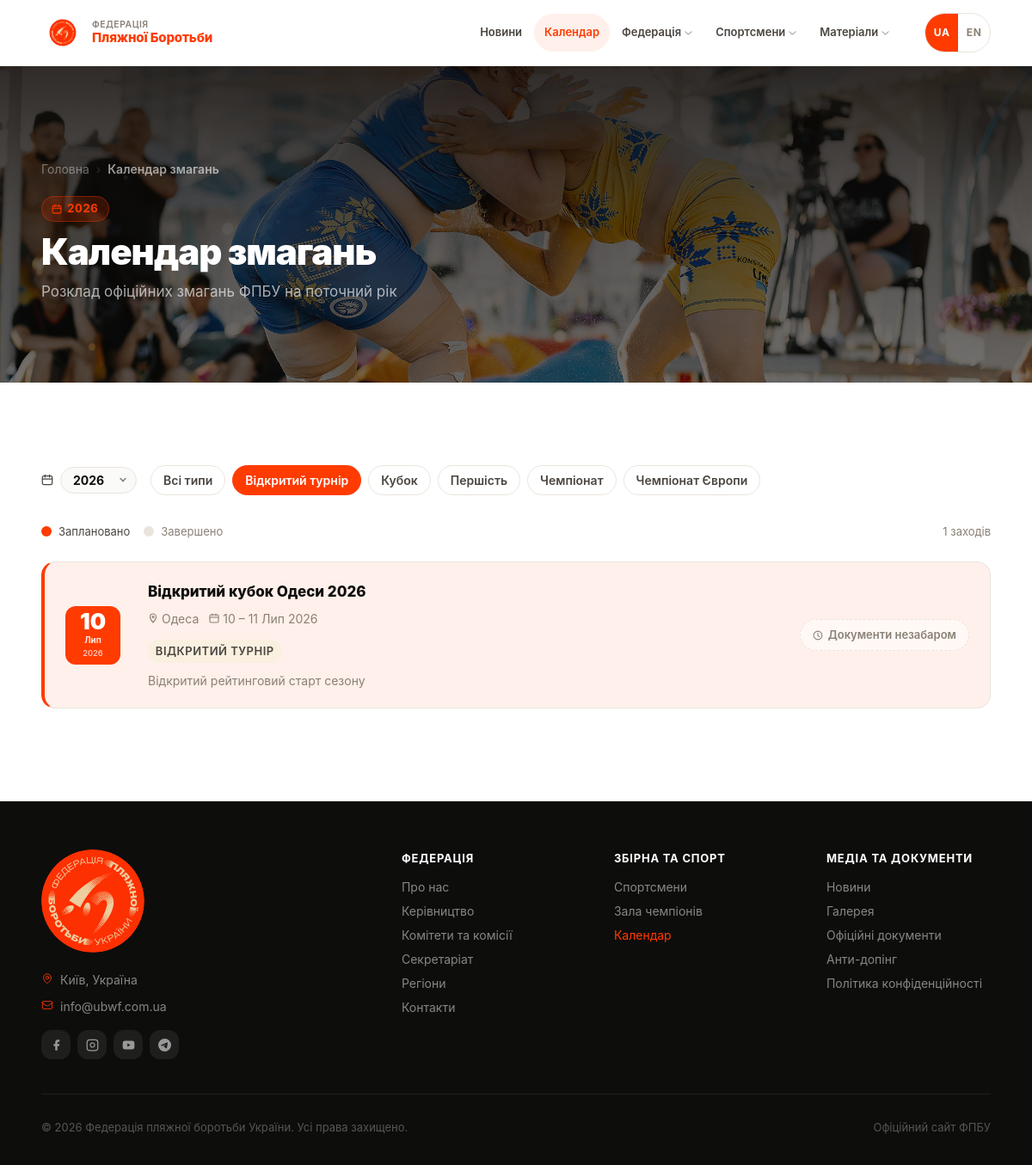
Page /calendar?year=2026&category=Відкритий турнір on the earlier database version.
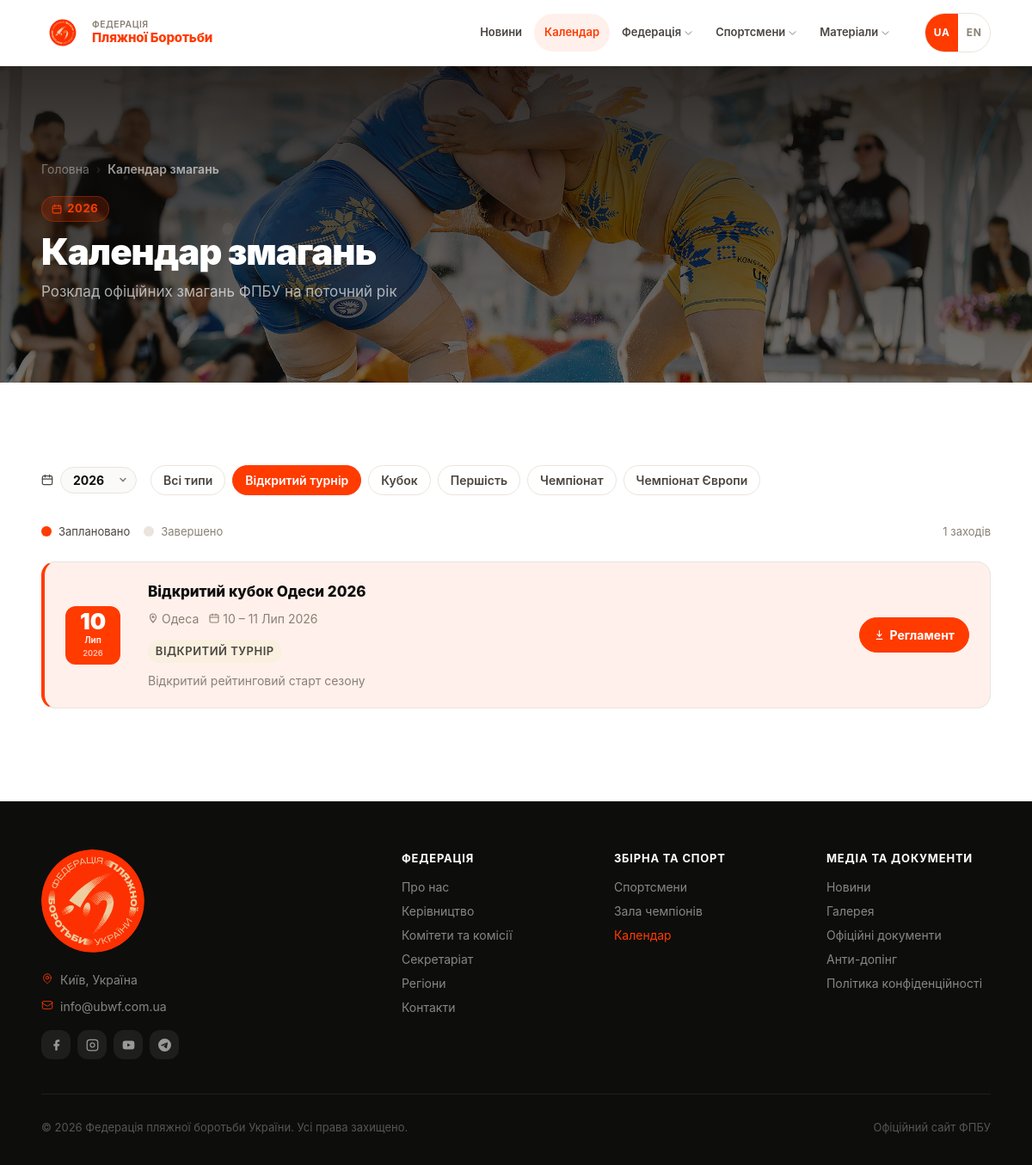
Same page on the later database version.
### tables this page shows
CREATE TABLE events (
        id INTEGER PRIMARY KEY AUTOINCREMENT,
        title TEXT NOT NULL,
        location TEXT,
        start_date TEXT NOT NULL,
        end_date TEXT,
        category TEXT DEFAULT 'Змагання',
        status TEXT DEFAULT 'upcoming',
        description TEXT
    , title_en TEXT, description_en TEXT, year INTEGER, pdf_regulations TEXT, pdf_program TEXT, pdf_protocols TEXT, location_en TEXT, category_en TEXT);

### app.py (the view)
@app.route('/calendar')
def calendar():
    years = db.get_calendar_years()
    if not years:
        years = list(range(datetime.today().year, 2016, -1))
    sel_year     = request.args.get('year', years[0] if years else datetime.today().year, type=int)
    sel_category = request.args.get('category', '')
    page         = request.args.get('page', 1, type=int)
    per_page     = 10
    all_events   = db.get_events_by_year(sel_year)
    categories   = sorted({ev['category'] for ev in all_events if ev['category']})
    categories_en = {}
    for ev in all_events:
        cat = ev['category']
        if cat and cat not in categories_en:
            en = (ev['category_en'] or '').strip()
            if not en or en == cat:
                en = CAT_EN.get(cat, cat)
            categories_en[cat] = en
    events, total = db.get_events_by_year_paginated(sel_year, page=page, per_page=per_page, category=sel_category or None)
    total_pages  = math.ceil(total / per_page) if total else 1
    return render_template('calendar.html', events=events, years=years, selected_year=sel_year,
                           categories=categories, categories_en=categories_en,
                           sel_category=sel_category,
                           page=page, total_pages=total_pages, total=total,
                           now_date=datetime.today().strftime('%Y-%m-%d'))

### app.py (called while the page is built)
@app.before_request
def set_language():
    lang = request.cookies.get('lang', 'uk')
    g.lang = lang if lang in SUPPORTED_LANGS else 'uk'
    g.t    = make_t(g.lang)

@app.template_filter('lf')
def lang_field(row, field):
    if g.lang == 'en':
        try:
            v = row[field + '_en']
            if v: return v
        except (KeyError, IndexError, TypeError):
            pass
    try:
        return row[field]
    except (KeyError, IndexError, TypeError):
        return ''

@app.template_filter('month_full')
def month_full(date_str):
    try:
        d = datetime.strptime(date_str[:10], '%Y-%m-%d')
        return MONTHS_EN_SHORT[d.month] if g.lang == 'en' else MONTHS_UK_SHORT[d.month]
    except Exception:
        return ''

@app.template_filter('tcat')
def translate_category(cat):
    if not cat:
        return cat
    if g.lang == 'en':
        return CAT_EN.get(cat, cat)
    return cat

@app.context_processor
def inject_globals():
    return {
        'current_year': datetime.today().year,
        'lang': g.lang,
        't': g.t,
        'icon': _icon,
    }

### templates/calendar.html (shortened to what the changed rows need)
{% extends "base.html" %}
{% block content %}
<div class="page-hero page-hero--dark page-hero--calendar">
    <div class="container">
        <h1 class="page-hero-title">{{ t('cal.title') }}</h1>
    </div>
</div>
<section class="section">
    <div class="container">
        <div style="display:flex;align-items:center;gap:1rem;flex-wrap:wrap;margin-bottom:2rem;">
            {% if categories %}
            <div style="display:flex;align-items:center;gap:0.5rem;flex-wrap:wrap;">
                <a href="/calendar?year={{ selected_year }}" class="cal-cat-pill {% if not sel_category %}active{% endif %} nav-link">
                    {{ 'All types' if lang == 'en' else 'Всі типи' }}
                </a>
                {% for cat in categories %}
                <a href="/calendar?year={{ selected_year }}&category={{ cat | urlencode }}"
                   class="cal-cat-pill {% if sel_category == cat %}active{% endif %} nav-link">
                   {{ categories_en[cat] if lang == 'en' and categories_en is defined else cat }}
                </a>
                {% endfor %}
            </div>
            {% endif %}
        </div>
        {% if events %}
        {% set today_str = now_date %}
        {% for ev in events %}
        {% set is_past = ev.start_date < today_str %}
        <div class="cal-card {% if loop.first and not is_past %}is-featured{% endif %}">
            <div class="cal-date-pill {% if is_past %}past{% endif %}">
                <span class="dd">{{ ev.start_date[8:10] }}</span>
                <span class="mm">{{ ev.start_date | month_full }}</span>
                <span class="yy">{{ ev.start_date[0:4] }}</span>
            </div>
            <div class="cal-card-info">
                <div class="cal-card-title">{{ ev | lf('title') }}</div>
                <div class="cal-card-meta">
                    {% set ev_loc = ev | lf('location') %}
                    {% if ev_loc %}
                    <span>
                        <svg width="12" height="12" viewBox="0 0 12 12" fill="none"><path d="M6 1a3.5 3.5 0 0 0-3.5 3.5C2.5 7.5 6 11 6 11s3.5-3.5 3.5-6.5A3.5 3.5 0 0 0 6 1Zm0 4.5a1 1 0 1 1 0-2 1 1 0 0 1 0 2Z" stroke="currentColor" stroke-width="1.1"/></svg>
                        {{ ev_loc }}
                    </span>
                    {% endif %}
                    {% if ev.end_date and ev.end_date != ev.start_date %}
                    <span>
                        <svg width="12" height="12" viewBox="0 0 12 12" fill="none"><rect x="1" y="2" width="10" height="9" rx="1.5" stroke="currentColor" stroke-width="1.1"/><path d="M1 5h10M4 1v2M8 1v2" stroke="currentColor" stroke-width="1.1" stroke-linecap="round"/></svg>
                        {{ ev.start_date[8:10] }} – {{ ev.end_date[8:10] }} {{ ev.start_date | month_full }} {{ ev.start_date[0:4] }}
                    </span>
                    {% endif %}
                </div>
                <div class="cal-card-cat">
                    <span class="tag {% if 'Між' in ev.category or 'Євро' in ev.category or 'Inter' in ev.category or 'Euro' in ev.category %}tag-blue{% elif 'Чемп' in ev.category or 'Champ' in ev.category or 'Кубок' in ev.category %}tag-brand{% else %}tag-accent{% endif %}" style="font-size:var(--fs-200);">
                        {{ ev | lf('category') | tcat }}
                    </span>
                </div>
                {% set desc = ev | lf('description') %}{% if desc %}
                <div style="font-size:var(--fs-300);color:var(--muted);margin-top:3px;">{{ desc }}</div>
                {% endif %}
            </div>
            {% set has_doc1 = ev.pdf_regulations %}
            {% set has_doc2 = ev.pdf_program if not is_past else ev.pdf_protocols %}
            {% set has_any = has_doc1 or ev.pdf_program or ev.pdf_protocols %}
            <div class="cal-card-docs">
                {% if has_doc1 %}
                <a href="/documents/download/{{ ev.pdf_regulations }}" class="cal-dl-btn primary" target="_blank">
                    <svg width="13" height="13" viewBox="0 0 16 16" fill="none" stroke="currentColor" stroke-width="1.4" stroke-linecap="round"><path d="M4 14h8M8 2v8M5 7l3 3 3-3"/></svg>
                    {{ 'Rules' if lang == 'en' else 'Регламент' }}
                </a>
                {% endif %}
                {% if not has_any %}
                <div class="cal-docs-soon">
                    <svg width="12" height="12" viewBox="0 0 16 16" fill="none" stroke="currentColor" stroke-width="1.4" stroke-linecap="round"><circle cx="8" cy="8" r="6.5"/><path d="M8 4.5v4l2.5 1.5"/></svg>
                    {{ 'Docs coming soon' if lang == 'en' else 'Документи незабаром' }}
                </div>
                {% endif %}
            </div>
        </div>
        {% endfor %}
        {% endif %}
    </div>
</section>
{% endblock %}

Differences in the rows shown:
changed events "Відкритий кубок Одеси 2026": value "Документи незабаром" → "Регламент"
